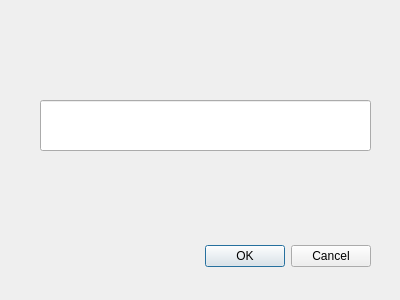
<?xml version="1.0" encoding="UTF-8"?>
<ui version="4.0">
 <class>ApplyFriendDialog</class>
 <widget class="QDialog" name="ApplyFriendDialog">
  <property name="geometry">
   <rect>
    <x>0</x>
    <y>0</y>
    <width>400</width>
    <height>300</height>
   </rect>
  </property>
  <property name="windowTitle">
   <string>申请留言</string>
  </property>
  <widget class="QDialogButtonBox" name="buttonBox">
   <property name="geometry">
    <rect>
     <x>30</x>
     <y>240</y>
     <width>341</width>
     <height>32</height>
    </rect>
   </property>
   <property name="orientation">
    <enum>Qt::Horizontal</enum>
   </property>
   <property name="standardButtons">
    <set>QDialogButtonBox::Cancel|QDialogButtonBox::Ok</set>
   </property>
  </widget>
  <widget class="QLineEdit" name="lineEdit">
   <property name="geometry">
    <rect>
     <x>40</x>
     <y>100</y>
     <width>331</width>
     <height>51</height>
    </rect>
   </property>
   <property name="maxLength">
    <number>25</number>
   </property>
  </widget>
 </widget>
 <resources/>
 <connections>
  <connection>
   <sender>buttonBox</sender>
   <signal>accepted()</signal>
   <receiver>ApplyFriendDialog</receiver>
   <slot>accept()</slot>
   <hints>
    <hint type="sourcelabel">
     <x>248</x>
     <y>254</y>
    </hint>
    <hint type="destinationlabel">
     <x>157</x>
     <y>274</y>
    </hint>
   </hints>
  </connection>
  <connection>
   <sender>buttonBox</sender>
   <signal>rejected()</signal>
   <receiver>ApplyFriendDialog</receiver>
   <slot>reject()</slot>
   <hints>
    <hint type="sourcelabel">
     <x>316</x>
     <y>260</y>
    </hint>
    <hint type="destinationlabel">
     <x>286</x>
     <y>274</y>
    </hint>
   </hints>
  </connection>
 </connections>
</ui>
